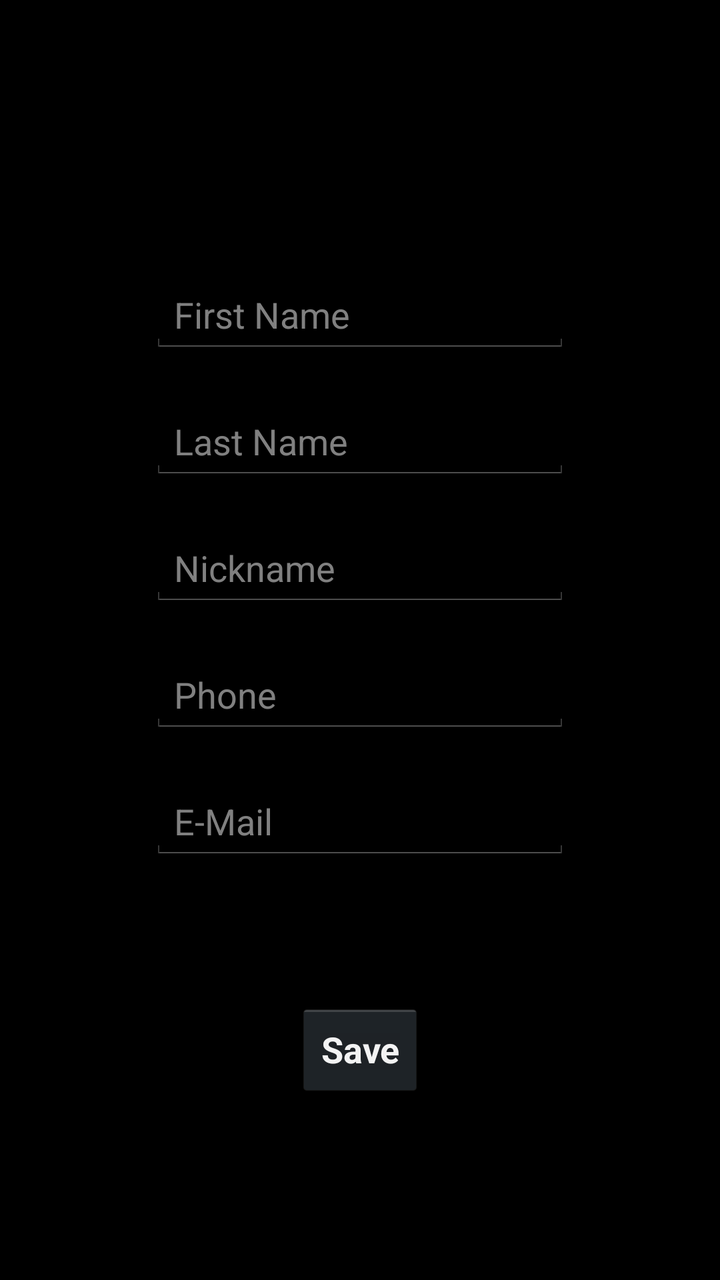
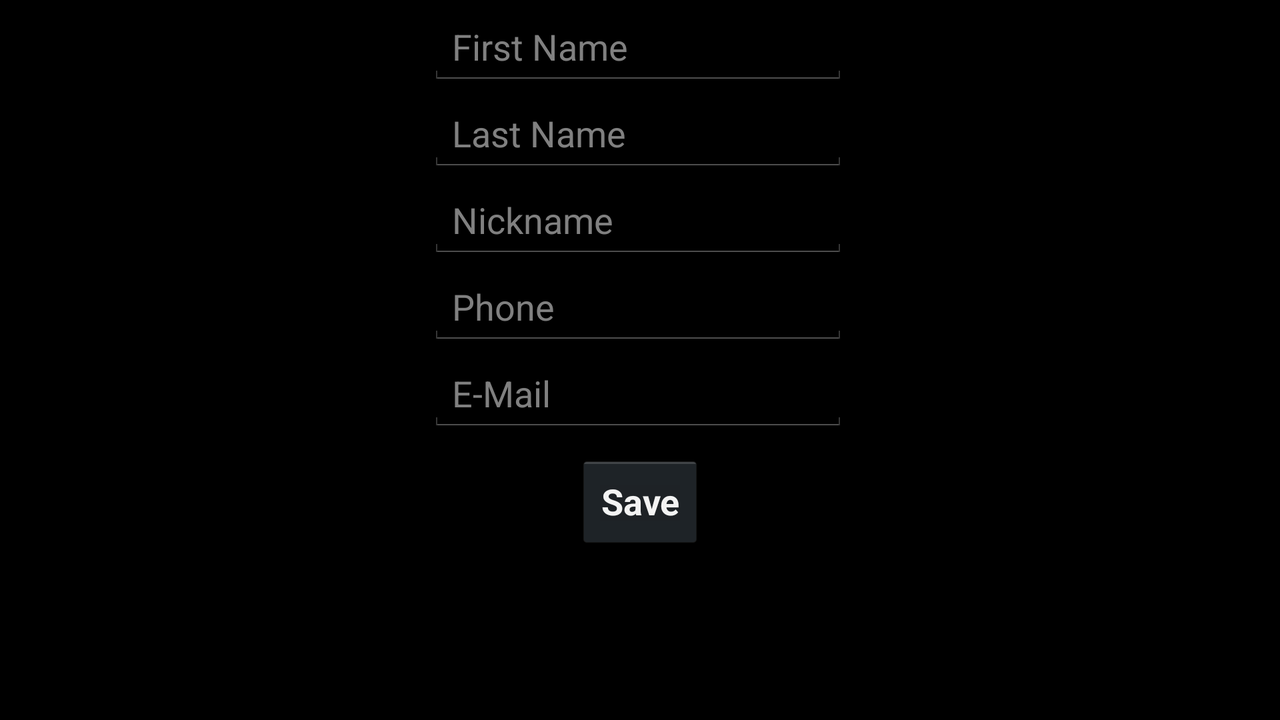

The same Android screen from two of the app's own layout files: first res/layout/ as a phone draws it, then the repository's variant for another configuration, drawn on a device whose configuration selects that folder. Both files follow.
<!-- AndroidManifest.xml: application theme android:Theme.Holo.NoActionBar.Fullscreen -->
<!-- res/layout/activity_contact_edit.xml -->
<?xml version="1.0" encoding="utf-8"?>
<ScrollView xmlns:android="http://schemas.android.com/apk/res/android"
    xmlns:app="http://schemas.android.com/apk/res-auto"
    xmlns:tools="http://schemas.android.com/tools"
    android:layout_width="match_parent"
    android:layout_height="match_parent"
    tools:context="com.vroussea.myapplication.activities.ContactEdit">

    <android.support.constraint.ConstraintLayout xmlns:android="http://schemas.android.com/apk/res/android"
        xmlns:app="http://schemas.android.com/apk/res-auto"
        xmlns:tools="http://schemas.android.com/tools"
        android:layout_width="match_parent"
        android:layout_height="wrap_content">

        <EditText
            android:id="@+id/first_name"
            android:layout_width="wrap_content"
            android:layout_height="wrap_content"
            android:layout_marginTop="24dp"
            android:ems="10"
            android:hint="@string/first_name"
            android:inputType="textPersonName"
            app:layout_constraintEnd_toEndOf="parent"
            app:layout_constraintLeft_toLeftOf="parent"
            app:layout_constraintStart_toStartOf="parent"
            app:layout_constraintTop_toBottomOf="@+id/picture" />

        <EditText
            android:id="@+id/last_name"
            android:layout_width="wrap_content"
            android:layout_height="wrap_content"
            android:layout_marginTop="24dp"
            android:ems="10"
            android:hint="@string/last_name"
            android:inputType="textPersonName"
            app:layout_constraintStart_toStartOf="@+id/first_name"
            app:layout_constraintTop_toBottomOf="@+id/first_name" />

        <EditText
            android:id="@+id/nickname"
            android:layout_width="wrap_content"
            android:layout_height="wrap_content"
            android:layout_marginTop="24dp"
            android:ems="10"
            android:hint="@string/nickname"
            android:inputType="textPersonName"
            app:layout_constraintStart_toStartOf="@+id/last_name"
            app:layout_constraintTop_toBottomOf="@+id/last_name" />

        <EditText
            android:id="@+id/phone_number"
            android:layout_width="wrap_content"
            android:layout_height="wrap_content"
            android:layout_marginTop="24dp"
            android:ems="10"
            android:hint="@string/phone_number"
            android:inputType="phone"
            app:layout_constraintStart_toStartOf="@+id/nickname"
            app:layout_constraintTop_toBottomOf="@+id/nickname" />

        <EditText
            android:id="@+id/eMail"
            android:layout_width="wrap_content"
            android:layout_height="wrap_content"
            android:layout_marginTop="24dp"
            android:ems="10"
            android:hint="@string/eMail"
            android:inputType="textPersonName"
            app:layout_constraintStart_toStartOf="@+id/phone_number"
            app:layout_constraintTop_toBottomOf="@+id/phone_number" />

        <Button
            android:id="@+id/submit_contact"
            android:layout_width="wrap_content"
            android:layout_height="wrap_content"
            android:layout_marginTop="70dp"
            android:onClick="onSubmitContact"
            android:text="@string/save_button"
            android:textStyle="bold"
            app:layout_constraintLeft_toLeftOf="parent"
            app:layout_constraintRight_toRightOf="parent"
            app:layout_constraintTop_toBottomOf="@+id/eMail" />

        <ImageView
            android:id="@+id/picture"
            android:layout_width="90dp"
            android:layout_height="90dp"
            android:layout_marginTop="24dp"
            app:layout_constraintEnd_toEndOf="parent"
            app:layout_constraintStart_toStartOf="parent"
            app:layout_constraintTop_toTopOf="parent"
            app:srcCompat="@drawable/no_picture" />

    </android.support.constraint.ConstraintLayout>

</ScrollView>
<!-- resources referenced by this layout -->
<resources>
  <string name="eMail" translatable="false">E-Mail</string>
  <string name="first_name">First Name</string>
  <string name="last_name">Last Name</string>
  <string name="nickname">Nickname</string>
  <string name="phone_number">Phone</string>
  <string name="save_button">Save</string>
</resources>
<!-- res/layout-land/activity_contact_edit.xml (the repository's variant of the layout above) -->
<!-- drawn on the phone turned sideways -->
<?xml version="1.0" encoding="utf-8"?>
<android.support.constraint.ConstraintLayout xmlns:android="http://schemas.android.com/apk/res/android"
    xmlns:app="http://schemas.android.com/apk/res-auto"
    xmlns:tools="http://schemas.android.com/tools"
    android:layout_width="match_parent"
    android:layout_height="match_parent"
    tools:context="com.vroussea.myapplication.activities.ContactEdit">

    <EditText
        android:id="@+id/first_name"
        android:layout_width="wrap_content"
        android:layout_height="wrap_content"
        android:layout_marginTop="4dp"
        android:ems="10"
        android:hint="@string/first_name"
        android:inputType="textPersonName"
        app:layout_constraintHorizontal_bias="0.498"
        app:layout_constraintLeft_toLeftOf="parent"
        app:layout_constraintRight_toRightOf="parent"
        app:layout_constraintTop_toTopOf="parent" />

    <EditText
        android:id="@+id/last_name"
        android:layout_width="wrap_content"
        android:layout_height="wrap_content"
        android:layout_marginTop="4dp"
        android:ems="10"
        android:hint="@string/last_name"
        android:inputType="textPersonName"
        app:layout_constraintStart_toStartOf="@+id/first_name"
        app:layout_constraintTop_toBottomOf="@+id/first_name" />

    <EditText
        android:id="@+id/nickname"
        android:layout_width="wrap_content"
        android:layout_height="wrap_content"
        android:layout_marginTop="4dp"
        android:ems="10"
        android:hint="@string/nickname"
        android:inputType="textPersonName"
        app:layout_constraintStart_toStartOf="@+id/last_name"
        app:layout_constraintTop_toBottomOf="@+id/last_name" />

    <EditText
        android:id="@+id/phone_number"
        android:layout_width="wrap_content"
        android:layout_height="wrap_content"
        android:layout_marginTop="4dp"
        android:ems="10"
        android:hint="@string/phone_number"
        android:inputType="phone"
        app:layout_constraintStart_toStartOf="@+id/nickname"
        app:layout_constraintTop_toBottomOf="@+id/nickname" />

    <EditText
        android:id="@+id/eMail"
        android:layout_width="wrap_content"
        android:layout_height="wrap_content"
        android:layout_marginTop="4dp"
        android:ems="10"
        android:hint="@string/eMail"
        android:inputType="textPersonName"
        app:layout_constraintStart_toStartOf="@+id/phone_number"
        app:layout_constraintTop_toBottomOf="@+id/phone_number" />

    <Button
        android:id="@+id/submit_contact"
        android:layout_width="wrap_content"
        android:layout_height="wrap_content"
        android:layout_marginTop="10dp"
        android:onClick="onSubmitContact"
        android:text="@string/save_button"
        android:textStyle="bold"
        app:layout_constraintLeft_toLeftOf="parent"
        app:layout_constraintRight_toRightOf="parent"
        app:layout_constraintTop_toBottomOf="@+id/eMail" />
</android.support.constraint.ConstraintLayout>
